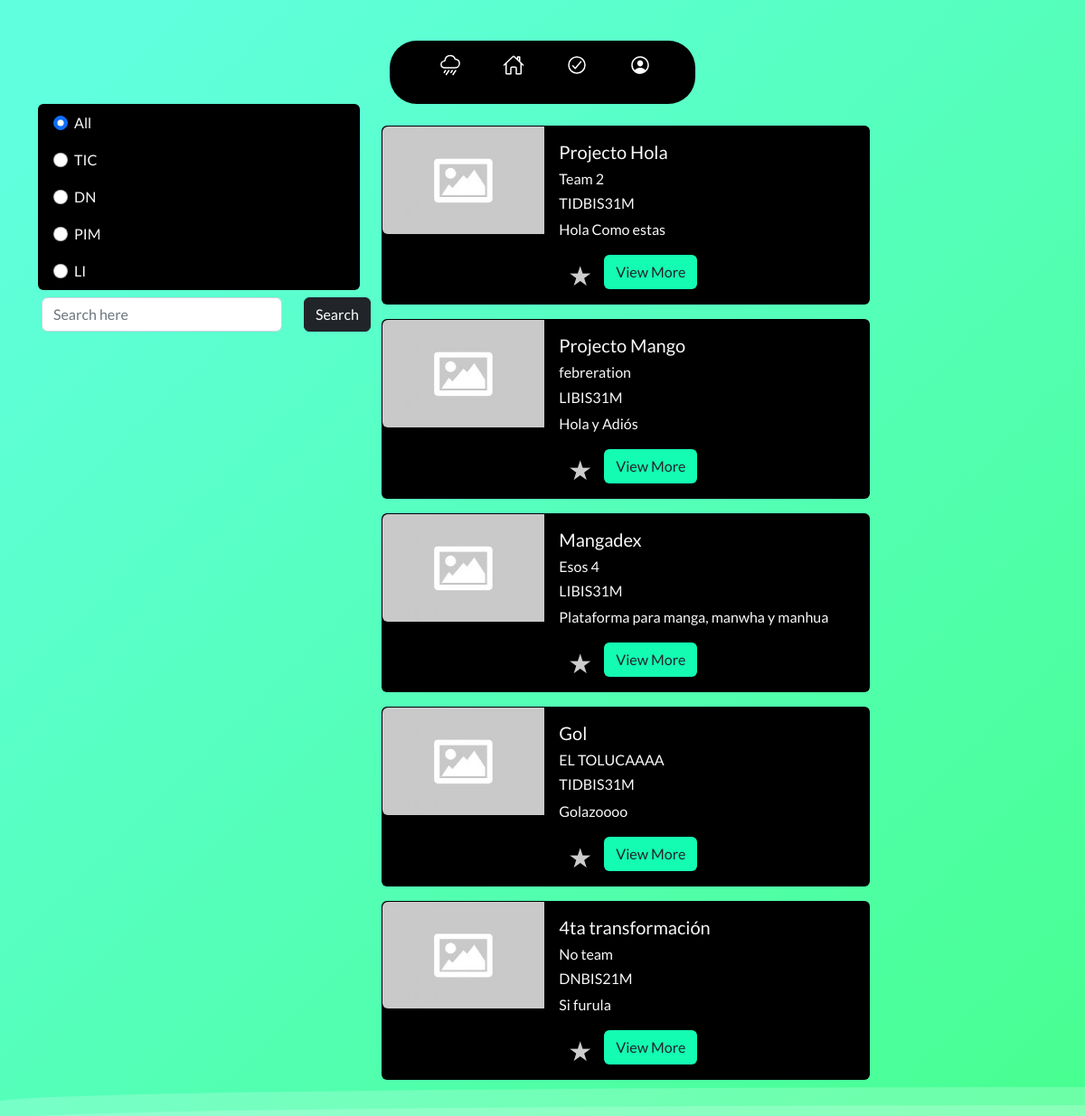
The app's page /teacherPages/tHome.php (signed in), older data.
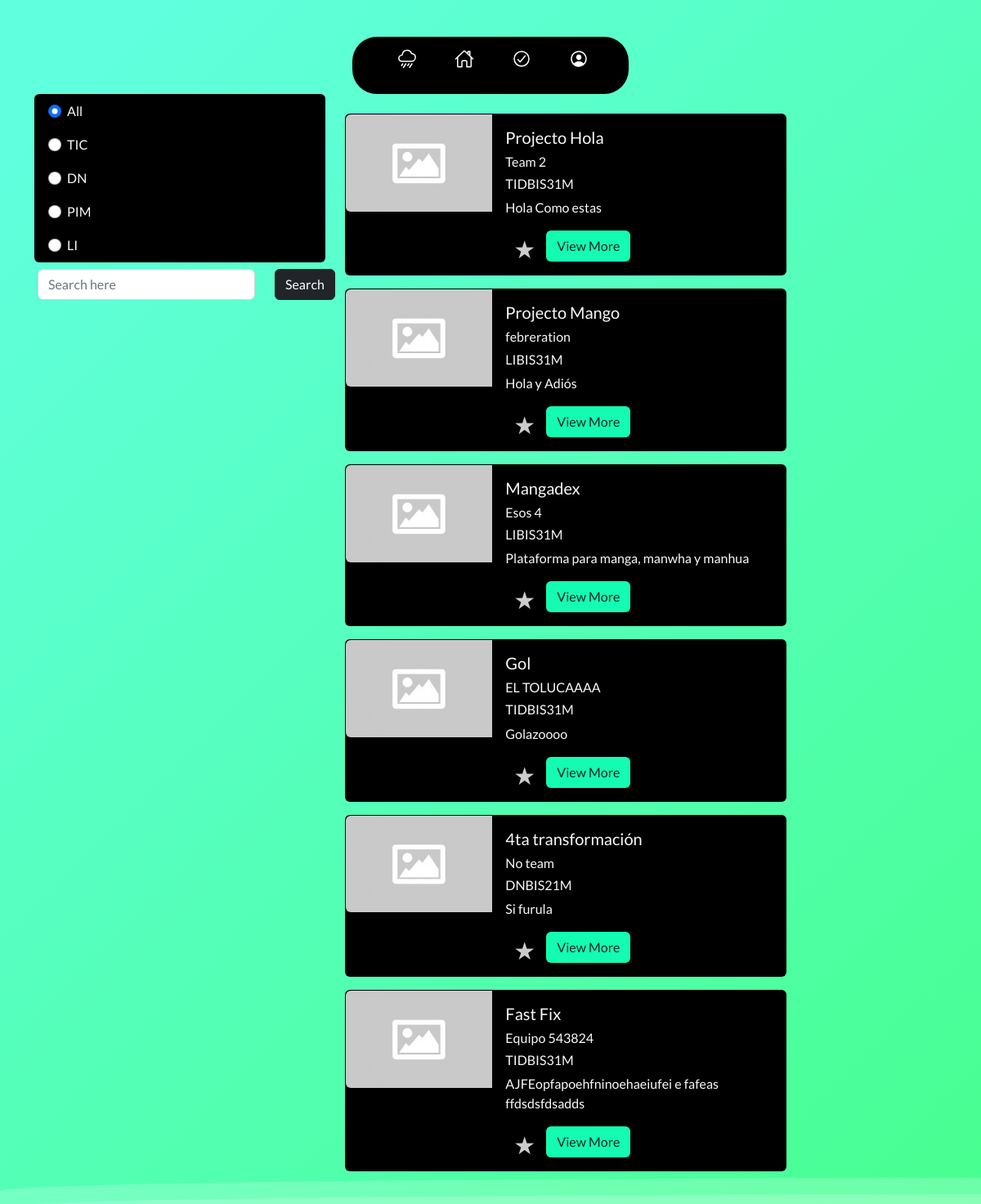
The same page, newer data.
### tables this page shows
CREATE TABLE `project` (
  `id_project` int(11) NOT NULL,
  `project_name` varchar(100) NOT NULL,
  `Description` text NOT NULL,
  `Logotipos` blob NOT NULL,
  `id_Team` int(11) NOT NULL,
  `id_group` int(11) DEFAULT NULL,
  `Score` varchar(50) NOT NULL,
  `num_score` int(11) NOT NULL,
  `stars` int(11) NOT NULL,
  `Created_at` date NOT NULL,
  `Updated_at` date NOT NULL
);

CREATE TABLE `team` (
  `id_Team` int(11) NOT NULL,
  `name_team` varchar(100) DEFAULT NULL,
  `description_team` varchar(255) DEFAULT NULL,
  `id_project` int(11) DEFAULT NULL,
  `id_Career` int(11) NOT NULL,
  `logo` varchar(255) DEFAULT NULL,
  `code_` int(11) DEFAULT NULL,
  `created_at` date DEFAULT NULL,
  `updated_at` datetime DEFAULT NULL
);

CREATE TABLE `groups` (
  `id_group` int(11) NOT NULL,
  `group_name` varchar(20) NOT NULL,
  `id_career` int(11) NOT NULL,
  `created_at` timestamp NOT NULL DEFAULT current_timestamp() ON UPDATE current_timestamp(),
  `updated_at` datetime NOT NULL
);

### teacherPages/tHome.php (the view, shortened to what the changed rows need)
<?php
if (isset($_SESSION['email'])) {
 ?>
<!DOCTYPE html>
<html lang="en">
<head>
    <link href="https://cdn.jsdelivr.net/npm/bootstrap@5.2.2/dist/css/bootstrap.min.css" rel="stylesheet">
    <link rel="stylesheet" href="../Styles/navteacher.css">
    <link rel="stylesheet" href="../Styles/items.css">
    <link rel="stylesheet" href="../Styles/home.css">
</head>
<body>
  <div class="container">
<div class="row">
  <div class="col-8">
 <?php
            include('../back-end/PDO.php');
            $query_show_all_project="SELECT project.id_project,
              project.project_name,
              project.Description,
              project.Logotipos,
              team.name_team,
              groups.group_name
            FROM project
            JOIN team
            ON project.id_Team=team.id_Team
            JOIN groups
            ON groups.id_group=project.id_group;";
            $query_show_all_project_ex=$conn->query($query_show_all_project);
            $query_show_all_project_ex->setFetchMode(PDO::FETCH_ASSOC);
            ?>
            <br>
            <?php
                    while ($row = $query_show_all_project_ex->fetch()):?>
              <div class="card mb-3 bg-black text-light" style="max-width: 540px;">
                <div class="row g-0">
                  <div class="col-md-4">
                    <img src="../images/not-found.jpg" class="img-fluid rounded-start" alt="...">
                  </div>
                  <div class="col-md-8">
                    <div class="card-body">
                      <h5 class="card-title" name="project-card-title" id="project-card-title"><?php echo $row['project_name']; ?></h5>
                      <h6 class="card-title" name="project-card-team"  id="project-card-team"><?php echo $row['name_team'];?></h6>
                      <h6 class="card-title" name="project-card-group" id="project-card-group"><?php echo $row['group_name'];?></h6>
                      <p class="card-text"   name="project-card-desc"  id="project-card-desc"><?php echo $row['Description']; ?></p>
                      <div class="rate">
                        <label for="star3" title="text">star</label>
                      </div>
                      <div>
                        <button class="btn btn-happy" data-bs-toggle="collapse" data-bs-target="#collapseExample" aria-expanded="false" aria-controls="collapseExample">View More</button>
                    </div>
                    </div>
                  </div>
                </div>
              </div><?php
              endwhile;?>
              <br>
          </div>
        </div>
      </div>
</body>
</html>
<?php
}else{
     header("Location: ../teacherPages/tMyuser.php");
     exit();
}
 ?>

Row changes from the older to the newer data that the page shows:
added project: project_name "Fast Fix", id_Team.name_team "Equipo 543824", id_group.group_name "TIDBIS31M", Description "AJFEopfapoehfninoehaeiufei e fafeas ffdsdsfdsadds"
